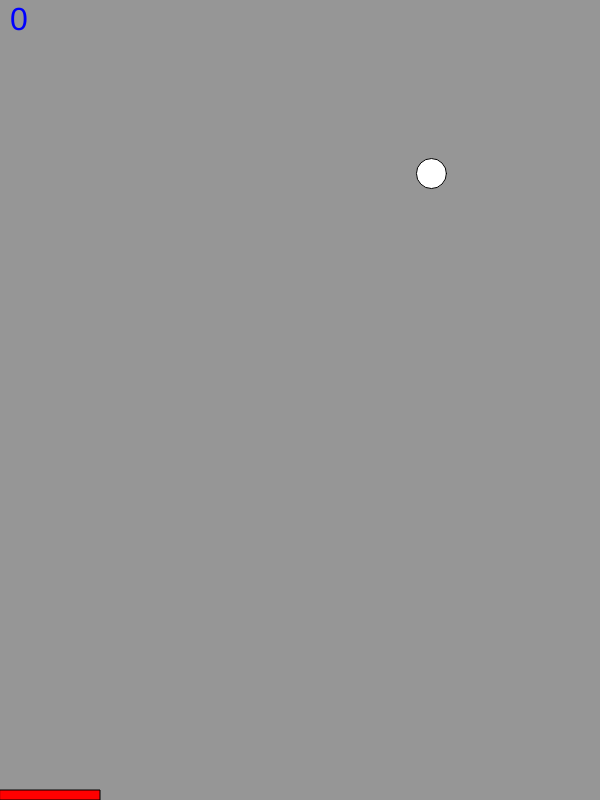
Frame 1 (no input)
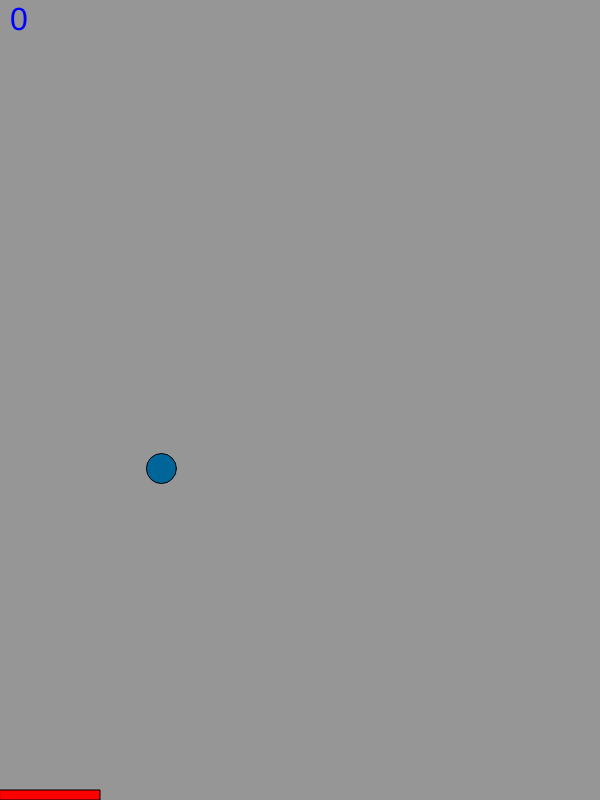
Frame 60 (no input)
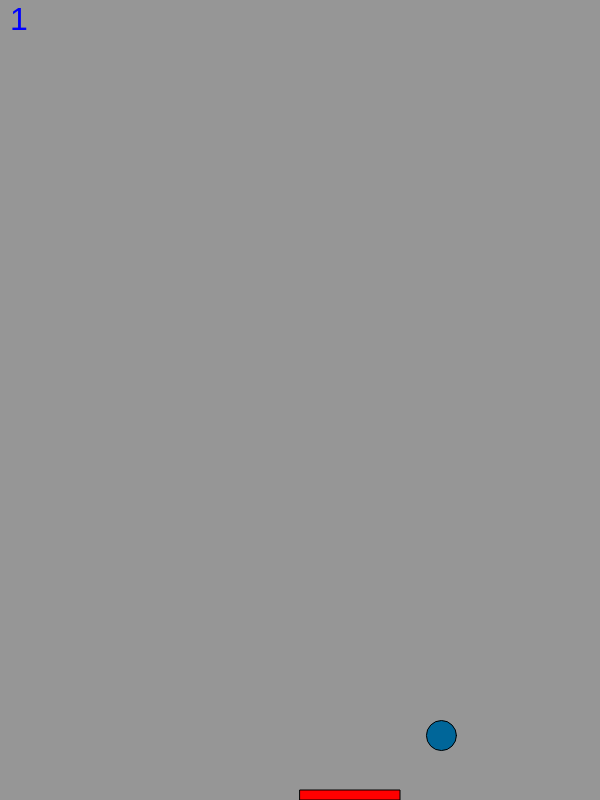
Frame 120 (the mouse pressed at the canvas centre since frame 60)

The p5.js sketch that drew these frames (run headless with seeded random() and noise() and a simulated clock; from frame 60 on, the mouse is pressed at the canvas centre):

// p5.js sketch
// ── sketch.js
var x = 0;
var y = 0;
var xSpeed = 0;
var ySpeed = 0;
var score = 0;

function setup() {
  createCanvas(600, 800);
  
    x = random(10, 600);
    y = random(10, 800);
    xSpeed = random(10, 10);
    ySpeed = random(5, 5);

}

function draw() {
   background(150);
   ellipse(x, y, 30, 30);
    fill('red');
    

  rect(mouseX, 790,100 , 10);
  fill('blue');
  textSize(32);
text(score, 10, 30);
fill(0, 102, 153);

  x+= xSpeed;
  y+= ySpeed;
  

    if (x <= 10 || x >= 590){
      xSpeed *= -1;      

    }

    if (y <= 10){
      ySpeed *= -1;
    }

if (y >= height-50 && x>mouseX && x <mouseX+200) {
  ySpeed *= -1.2;
score = score + 1;
}
   if (y>= 795){
      score=0;
    }
 
}
